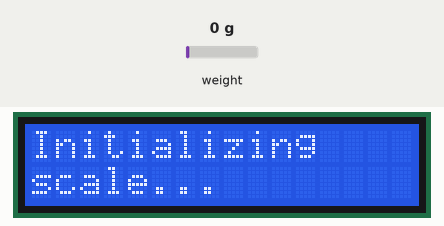
Recording of a sketch running on a simulated Arduino Uno, built with avr-gcc and run on an emulated ATmega328P. Parts: 16×2 character LCD. The inputs (shaded band) are chosen by the test bench; at power-on: weight on the scale 0 g. The local clock reads 2024-03-15 10:24:30 at power-on unless the sketch sets it; storage starts empty; what the sketch prints to the serial monitor is not drawn.

Above: at 2.1 s.
At 14.5 s:
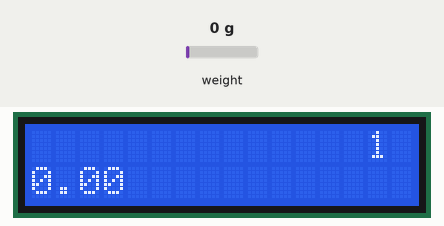
14.6 s: weight on the scale set to 100 g
At 15.8 s:
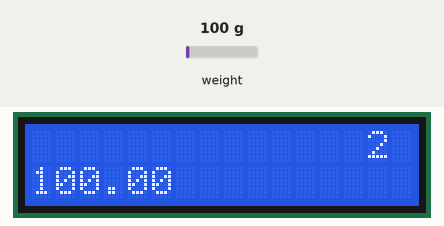
16.5 s: weight on the scale set to 1250 g
At 17.8 s:
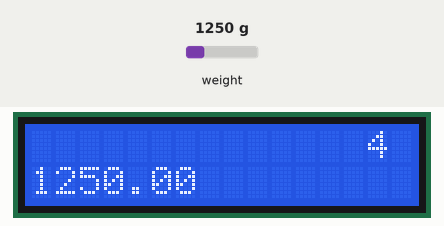
18.5 s: weight on the scale set to 10 g
At 19.8 s:
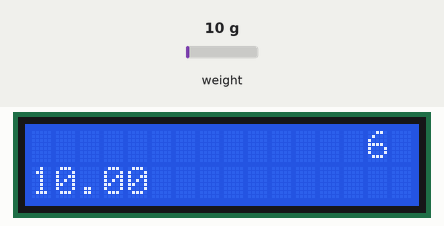
Timing chart, 0 to 21.5 s (numbered marks = the images above; inputs shaded):
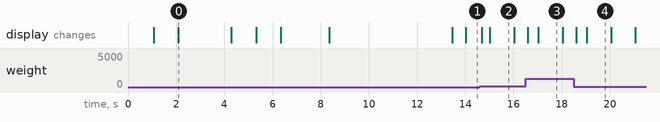

Measured:
- what the display in image 0 shows lasts 2.2 s, from 2.1 s to 4.3 s
- what the display in image 2 shows lasts 1.0 s, from 15.0 s to 16.0 s

The sketch:

scale.ino
```cpp
/* ***************************************************************************
 * This sketch contains scale logic for candy rocket engine test stand.      *
 *                                                                           *
 * Sketch uses Arduino UNO controller, data logger shield, LCD 1602 and      *
 * HX711 module, to measure high-power thrust I use 20kg tensiometer.        *
 *                                                                           *
 * Third-party libraries:                                                    *
 *    - https://github.com/bogde/HX711.git                                   *
 *    - https://github.com/adafruit/RTClib.git                               *
 *                                                                           *
 * Logic:                                                                    *
 *    1) Init all modules (HX711, RTC, SD card)                              *
 *    2) Log measurement data to SD card every tick (approx every 0,1 sec)   *
 *    3) Stop measurement                                                    *
 *                                                                           *
 * Sketch written by Iliya Vereshchagin 2018.                                *
 *****************************************************************************/

#include <SD.h>
#include <LiquidCrystal.h>
#include <HX711.h>
#include <RTClib.h>

//delay globals
const int standard_delay = 1000;
const int short_delay = 100;
const int error_delay = 5000;
const int LCD_delay = 100;

// HX711 globals
HX711 scale;
const float calibration_factor = 102.58; // obtained by scale_calibration
float scale_result;

// SD CARD globals
File myFile;

// LCD globals
// initialize the library by associating any needed LCD interface pin
// with the Arduino pin number it is connected to
const int rs = 9, en = 8, d4 = 5, d5 = 4, d6 = 3, d7 = 2;
LiquidCrystal lcd(rs, en, d4, d5, d6, d7);

// RTC global
RTC_DS1307 RTC;
DateTime now;
DateTime check;

// output globals
int counter;
String message;

void setup()
{
    bool result = false;
    counter=0;
    // start debug
    Serial.begin(9600);

    initRTC();
    initLCD();
    initScale();
    result = initSDCard();

    if (result)
    {
        stop();
    }
    startloop();
    check = RTC.now();
}

void loop()
{
    // get scale data
    scale_result=scale.get_units(1);
    // get current time
    check = RTC.now();
    // update LED not so frequent as measure to avoid blinking
    if (counter%LCD_delay==0)
    {
       lcd.clear();
       lcd.setCursor(14, 0);
       lcd.print(String((check.unixtime()-now.unixtime())));
       lcd.setCursor(0, 1);
       lcd.print(String(scale_result));
       counter=0;
    }
    else
    {
       counter++;
    }
    //generate output
    message = String(millis()) + "," + String(scale_result) + "," + String(check.unixtime()) +"," + String(check.unixtime()-now.unixtime());
    Serial.println(message);
    myFile.println(message);
    // check measurement timeout, if so, close file
    if ((check.unixtime()-now.unixtime())>60)
    {
        myFile.close();
        lcd.clear();
        lcd.setCursor(0, 0);
        lcd.print("Measurement stop!");
        //Serial.println("Measurement stop!");
        delay(error_delay);
        lcd.clear();
        stop();
    }
}

void stop()
{
    while(1);
}

void startloop()
{
    myFile = SD.open("scale.txt", FILE_WRITE);
    delay(standard_delay);
    // if the file opened okay, start looping:
    if (myFile)
    {
        lcd.clear();
        lcd.setCursor(0, 0);
        lcd.print("Start measure!   ");
        //Serial.println("Start measure!");
        delay(error_delay);
        myFile.println();
        myFile.println(getTimeStamp());
    }
    else
    {
        lcd.clear();
        lcd.setCursor(0, 0);
        lcd.print("Can't open file! ");
        Serial.println("Can't open file!");
        delay(error_delay);
        lcd.clear();
        //pinMode(backLight, OUTPUT);
        //digitalWrite(backLight, LOW);
        stop();
    }
}

String getTimeStamp()
{
    now = RTC.now();
    return String(now.year(), DEC) + "/" + String(now.month(), DEC) + "/" + String(now.day(), DEC) + " " + String(now.hour(), DEC) + ":" + String(now.minute(), DEC);
}

void initRTC()
{
    RTC.begin();
    if (! RTC.isrunning())
    {
        Serial.println("RTC is NOT running!");
        // following line sets the RTC to the date & time this sketch was compiled
        // uncomment it & upload to set the time, date and start run the RTC!
        //RTC.adjust(DateTime(__DATE__, __TIME__));
    }
}

void initLCD()
{
    lcd.begin(16, 2);
    // Print a message to the LCD
    lcd.setCursor(0, 0);
    lcd.clear();
    lcd.print("Hello!           ");
    //Serial.println("Hello!");
    delay(standard_delay);
    Serial.println(getTimeStamp());
    lcd.setCursor(0, 1);
    lcd.print(getTimeStamp());
    delay(standard_delay);
}

void initScale()
{
    lcd.clear();
    lcd.setCursor(0, 0);
    lcd.print("Initializing     ");
    lcd.setCursor(0, 1);
    lcd.print("scale...         ");
    //Serial.println("Init scale...");
    scale.begin(A1, A0);
    delay(standard_delay);
    scale.set_scale();
    //Serial.println("Resetting tare...");
    delay(short_delay);
    scale.tare(); // reset to 0
    //Serial.println("Set calibration... factor " + String(calibration_factor));
    delay(short_delay);
    scale.set_scale(calibration_factor); // apply calibration
}

bool initSDCard()
{
    lcd.clear();
    lcd.setCursor(0, 0);
    lcd.print("Initializing     ");
    lcd.setCursor(0, 1);
    lcd.print("SD card...       ");
    //Serial.println("Initializing SD card...");
    delay(standard_delay);
    if (!SD.begin(10))
    {
        lcd.clear();
        lcd.setCursor(0, 0);
        lcd.print("Init SD failed! ");
        Serial.println("Init SD failed!");
        delay(error_delay);
        lcd.clear();
        //pinMode(backLight, OUTPUT);
        //digitalWrite(backLight, LOW);
        return true;
    }
    //Serial.println("Opening IO file...");
    lcd.clear();
    lcd.setCursor(0, 0);
    lcd.println("Init done         ");
    lcd.setCursor(0, 1);
    lcd.println("opening IO file...");
    myFile = SD.open("scale.txt", FILE_WRITE);
    delay(standard_delay);
    // if the file opened, return false
    if (myFile)
    {
        myFile.close();
        lcd.clear();
        lcd.setCursor(0, 0);
        lcd.print("Init OK.          ");
        lcd.setCursor(0, 1);
        lcd.print("Scale ready!      ");
        //Serial.println("Init OK. Scale ready!");
        delay(standard_delay);
        return false;
    }
    else
    {
        lcd.clear();
        lcd.setCursor(0, 0);
        lcd.print("Can't open file!  ");
        Serial.println("Can't open file!");
        delay(error_delay);
        lcd.clear();
        //pinMode(backLight, OUTPUT);
        //digitalWrite(backLight, LOW);
        return true;
    }
}
```
